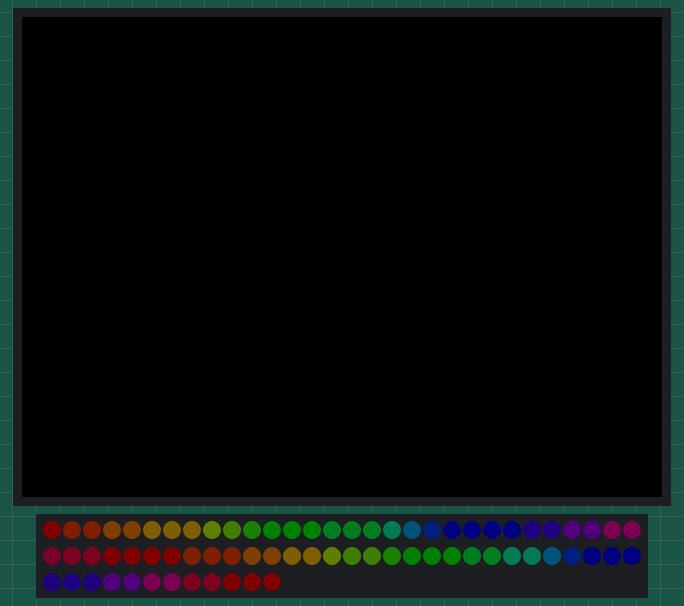
Simulated run of this sketch. Board: ESP32. Parts: 320×240 colour display, 72 RGB LEDs in strip order, left to right, continuing on the next row. Dim RGB values are drawn brighter than linear.

Above: at 0.6 s.
At 5.4 s:
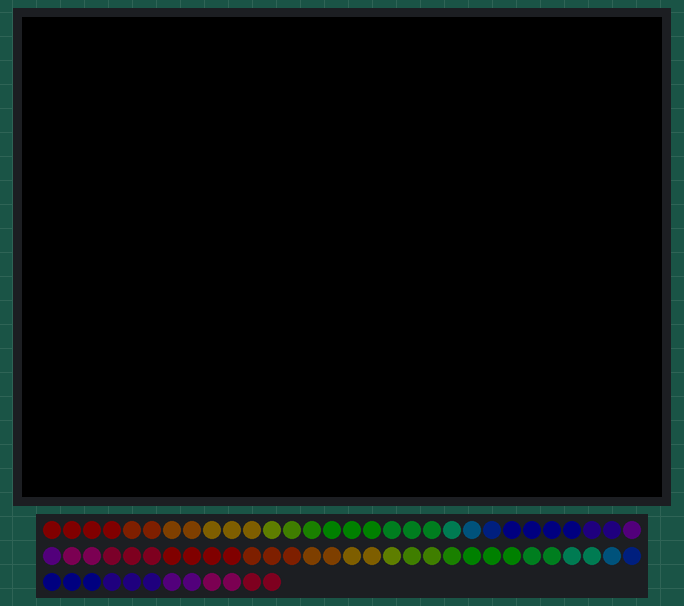
At 10.2 s:
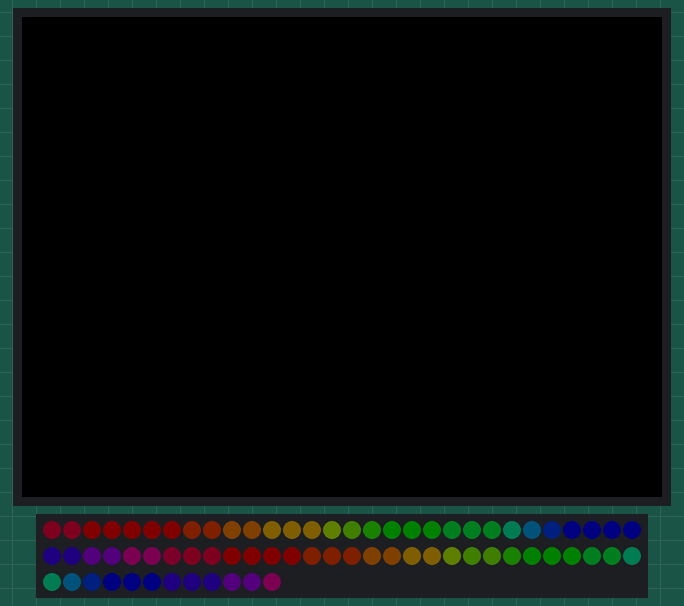
At 19.8 s:
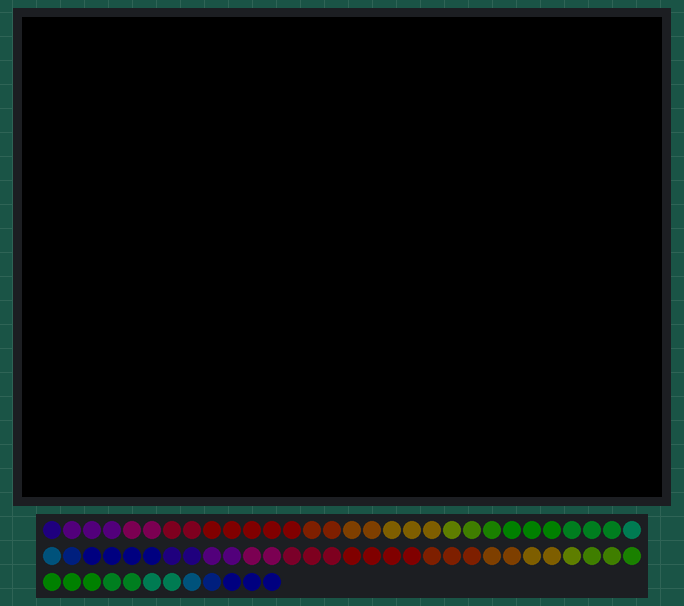
At 29.41 s:
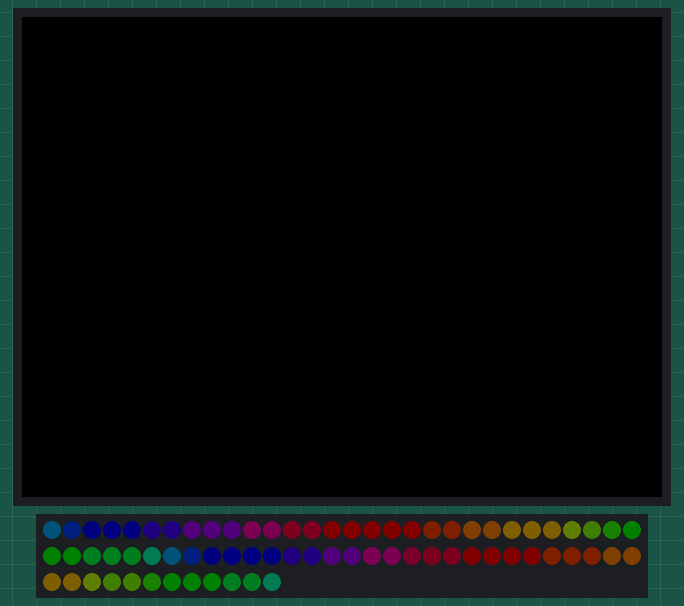
At 39.31 s:
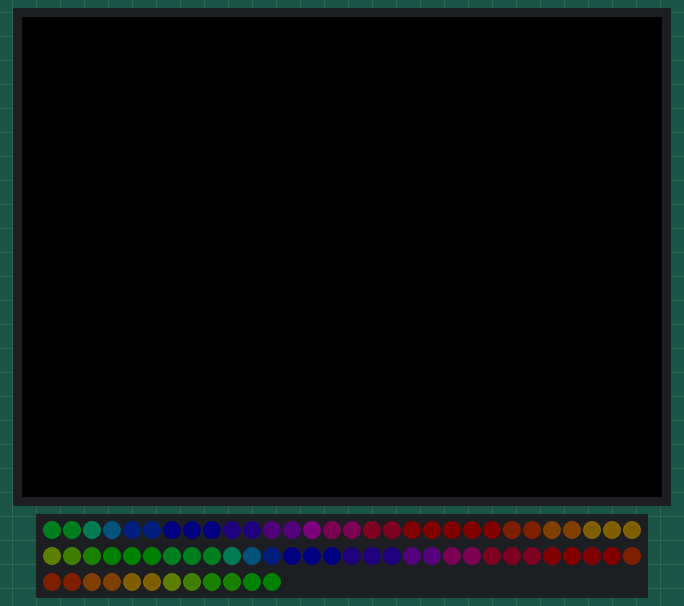

The sketch:

LEDstripAdjustments.ino
```cpp
/*
    Description: Control RGB LED to run rainbow light show
    Please install library before compiling:
    FastLED: https://github.com/FastLED/FastLED
*/
#include <M5Stack.h>

#include "FastLED.h"

#define Neopixel_PIN 3
#define NUM_LEDS     72

CRGB leds[NUM_LEDS];
uint8_t gHue                              = 0;
static TaskHandle_t FastLEDshowTaskHandle = 0;
static TaskHandle_t userTaskHandle        = 0;

void setup() {
    M5.begin();
    M5.Power.begin();

    // Neopixel initialization
    FastLED.addLeds<WS2811, Neopixel_PIN, GRB>(leds, NUM_LEDS)
        .setCorrection(TypicalLEDStrip);
    FastLED.setBrightness(5);
    xTaskCreatePinnedToCore(FastLEDshowTask, "FastLEDshowTask", 2048, NULL, 2,
                            NULL, 1);
}

void loop() {
}

void FastLEDshowTask(void *pvParameters) {
    for (;;) {
        fill_rainbow(leds, NUM_LEDS, gHue, 7);
        //fill_solid(leds, NUM_LEDS, CRGB(200,0,0));  // rainbow effect
        FastLED.show();  // must be executed for neopixel becoming effective
        EVERY_N_MILLISECONDS(20) {
            gHue++;
        }
    }
}
```
